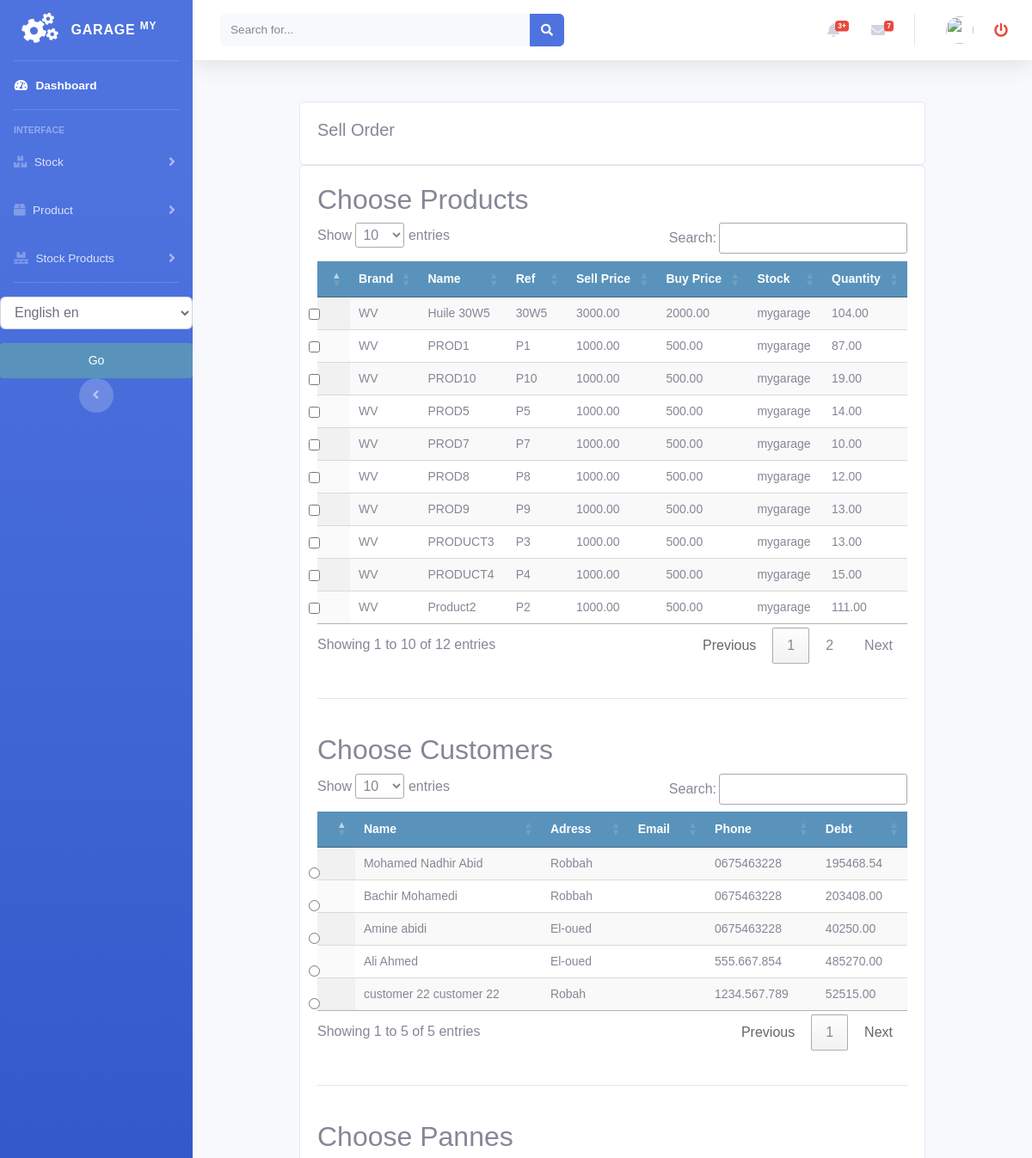
Before: /stock/order_stockproduct_list (upper part) with the older database file.
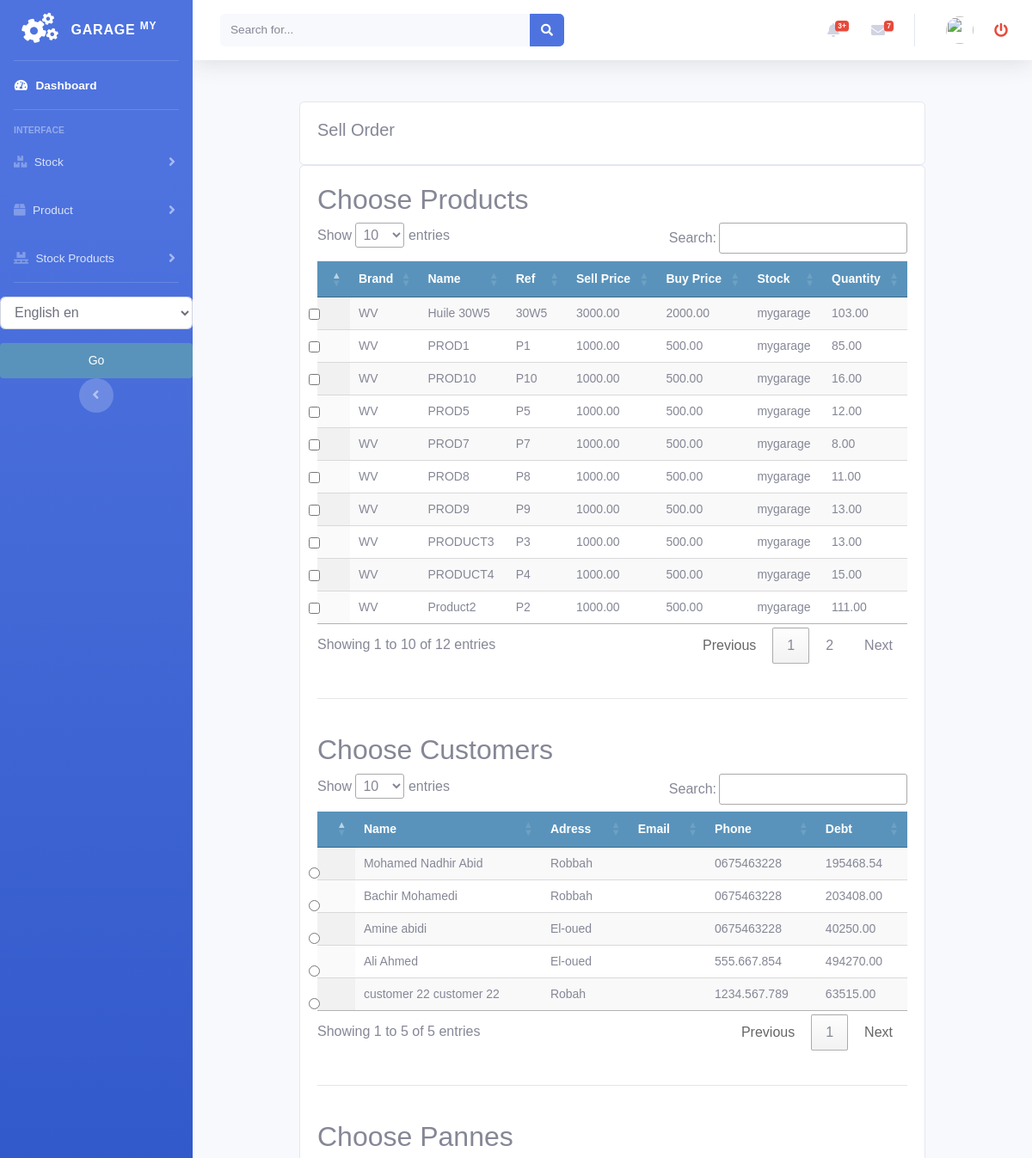
After: the same page with the newer database file.
### stock/models.py (models this page shows, shortened)
class StockProduct(models.Model):
    product = models.ForeignKey(Product, null=True, on_delete=models.CASCADE)
    quantity = models.DecimalField(max_digits=10, decimal_places=2, default=0)
    stock = models.ForeignKey(Stock, null=True, on_delete=models.CASCADE)
    class Meta:
        ordering = ('product',)
        verbose_name = 'stockproduct'
        verbose_name_plural = 'stockproducts'

class Stock(models.Model):
    name = models.CharField(max_length=250, null=True)
    class Meta:
        ordering = ('name',)
        verbose_name = 'stock'
        verbose_name_plural = 'stocks'
    def __str__(self):
        return self.name

### customer/models.py (models this page shows, shortened)
class Customer(models.Model):
    firstname = models.CharField(max_length=250, null=True)
    lastname = models.CharField(max_length=250, null=True)
    address = models.CharField(max_length=200, null=True)
    phone = models.CharField(max_length=200, null=True)
    date_created = models.DateTimeField(auto_now_add=True, null=True)
    date_updated = models.DateTimeField(auto_now=True)
    date_joined = models.DateField(null=True)
    enterprise = models.BooleanField(default=False)
    debt = models.DecimalField(max_digits=10, decimal_places=2, null=True, default=0)

### product/models.py (models this page shows, shortened)
class Product(models.Model):
    brand = models.CharField(max_length=250, null=True)
    name = models.CharField(max_length=250, null=True)
    ref = models.CharField(max_length=250, null=True)
    desc = models.CharField(max_length=250, null=True, blank=True)
    image = models.ImageField(upload_to='products/%Y/%m/%d', blank=True, )
    buyprice = models.DecimalField(max_digits=10, null=True, decimal_places=2, default=0)
    sellprice = models.DecimalField(max_digits=10, null=True, decimal_places=2, default=0)
    alert_quantity = models.PositiveIntegerField(default=1, blank=True, null=True)
    stock = models.ForeignKey('stock.Stock', blank=False, null=False, on_delete=models.CASCADE, default=1)
    class Meta:
        ordering = ('name',)
        verbose_name = 'product'
        verbose_name_plural = 'products'

### stock/views.py (the view, shortened to what this page needs)
# urls.py: path('order_stockproduct_list', views.order_stockproduct_list, name='order_stockproduct_list'),
def order_stockproduct_list(request):
    stockproducts = StockProduct.objects.all().filter(quantity__gt=0)
    customers = Customer.objects.all()
    pannes = Panne.objects.all()
    services = Service.objects.all()
    context = {
        'customers': customers,
        'stockproducts': stockproducts,
        'pannes': pannes,
        "services": services,
    }
    return render(request, 'stockproduct/order_list_stockproduct.html', context)

### accounts/templatetags/erpextra.py (called while the page is built)
@register.filter(name='has_group')
def has_group(user, group_name):
    group = Group.objects.get(name=group_name)
    return True if group in user.groups.all() else False

### services/models.py (called while the page is built)
    def __str__(self):
        return self.name

### stock/templates/stockproduct/order_list_stockproduct.html (shortened to what the changed rows need)
{% extends 'home.html' %}
{% load static %}
{% load i18n %}
{% block content %}
<br>
<div class="container">
    <div class="row">
        <div class="col-md">
            <div class="card card-body">
                <form id="order-form" action="" method="post">
                    <h2>{% trans "Choose Products" %}</h2>
                    <table id="table_id" class=" table display text-center">
                        <thead>
                        <tr>
                            <th><label class="form-check-label" for="{{prod.id}}"></label></th>
                            <th>{% trans "Brand" %}</th>
                            <th>{% trans "Name" %}</th>
                            <th>{% trans "Ref" %}</th>
                            <th>{% trans "Sell Price" %}</th>
                            <th>{% trans "Buy Price" %}</th>
                            <th>{% trans "Stock" %}</th>
                            <th>{% trans "Quantity" %}</th>
                        </tr>
                        </thead>
                        <tbody>
                        {% for prod in stockproducts %}
                        <tr class="row{% cycle '1' '2' %}">
                            <td>
                                <input class="form-check-input product-input" type="checkbox" value="{{prod.id}}" id="{{prod.id}}" name="products">
                            </td>
                            <td>
                                {{prod.product.brand}}
                            </td>
                            <td>
                                {{prod.product.name}}
                            </td>
                            <td>
                                {{prod.product.ref}}
                            </td>
                            <td>
                                {{prod.product.sellprice}}
                            </td>
                            <td>
                                {{prod.product.buyprice}}
                            </td>
                            <td>
                                {{prod.stock}}
                            </td>
                            <td>
                                {{prod.quantity}}
                            </td>
                        </tr>
                        {% endfor %}
                        </tbody>
                    </table>
                    <br>
                    <br>
                    <h2>{% trans "Choose Customers" %}</h2>
                    <table id="table_customer" class="display text-center">
                        <thead>
                        <tr>
                            <th></th>
                            <th>{% trans "Name" %}</th>
                            <th>{% trans "Adress" %}</th>
                            <th>{% trans "Email" %}</th>
                            <th>{% trans "Phone" %}</th>
                            <th>{% trans "Debt" %}</th>
                        </tr>
                        </thead>
                        <tbody>
                        {% for customer in customers %}
                        <tr>
                            <td>
                                <input class="form-check-input" type="radio" value="{{customer.id}}"
                                       id="{{customer.id}}" name="customers">
                            </td>
                            <td>
                                {{customer.firstname}}
                                {{customer.lastname}}
                            </td>
                            <td>
                                {{customer.address}}
                            </td>
                            <td>
                            </td>
                            <td>
                                {{customer.phone}}
                            </td>
                            <td>
                                {{customer.debt}}
                            </td>
                        </tr>
                        {% endfor %}
                        </tbody>
                    </table>
                    <br>
                    <br>
                    <h2>{% trans "Choose Pannes" %}</h2>
                    <br>
                    <br>
                </form>
            </div>
        </div>
    </div>
</div>
{% endblock %}
{% block jsscript %}
<link rel="stylesheet" href="https://ajax.googleapis.com/ajax/libs/jqueryui/1.12.1/themes/smoothness/jquery-ui.css">
<link rel="stylesheet" href="https://cdnjs.cloudflare.com/ajax/libs/chosen/1.8.7/chosen.min.css"/>
<link rel="stylesheet" type="text/css" href="https://cdn.datatables.net/1.10.22/css/jquery.dataTables.css">
{% endblock %}

Changed rows visible on the page:
changed StockProduct "Huile 30W5": quantity "104.00" → "103.00"
changed StockProduct "PROD1": quantity "87.00" → "85.00"
changed StockProduct "PROD10": quantity "19.00" → "16.00"
changed StockProduct "PROD5": quantity "14.00" → "12.00"
changed StockProduct "PROD7": quantity "10.00" → "8.00"
changed StockProduct "PROD8": quantity "12.00" → "11.00"
changed Customer "Ali": debt "485270.00" → "494270.00"
changed Customer "customer 22": debt "52515.00" → "63515.00"
